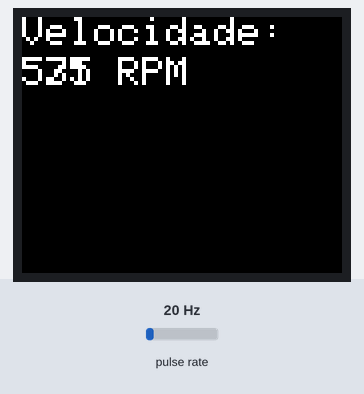
A sketch run on a simulated Arduino Uno, built with avr-gcc and run on an emulated ATmega328P. On the bench: 160×128 colour display. Wiring (inferred from the names in the program): pulse sensor: data pin 2. The inputs (shaded band) are chosen by the test bench; at power-on: pulse rate 20 Hz.

Above: at 1.3 s.
1.4 s: pulse rate (sensor on pin 2) set to 4 Hz
At 2.9 s:
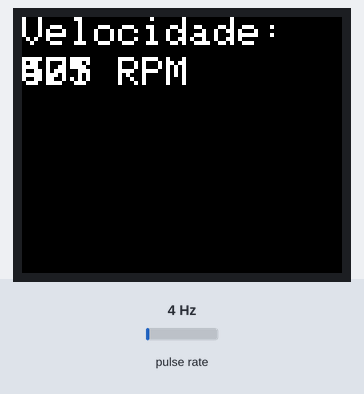
4.4 s: pulse rate (sensor on pin 2) set to 50 Hz
At 7.3 s:
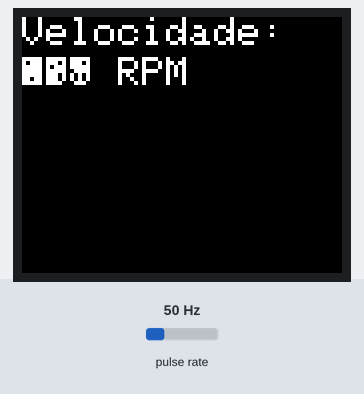
7.4 s: pulse rate (sensor on pin 2) set to 100 Hz
At 13.9 s:
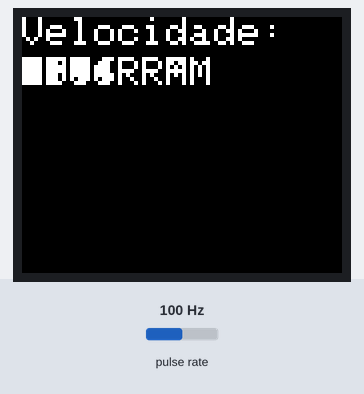
Timing chart, 0 to 15.4 s (numbered marks = the images above; inputs shaded):
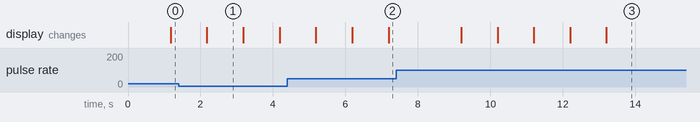

The sketch:

sistema_cadencia.ino
```cpp
#include <Adafruit_GFX.h>
#include <Adafruit_ST7735.h>

// define os pinos de entrada do sensor
const int sensorPin = 2;

// inicializa as variáveis
unsigned int rpm;
unsigned long timeold;
volatile int pulses;

// configuração do display TFT
#define TFT_CS 10
#define TFT_RST 9
#define TFT_DC 8
Adafruit_ST7735 tft = Adafruit_ST7735(TFT_CS, TFT_DC, TFT_RST);

void setup() {
  Serial.begin(9600); // inicia a comunicação serial
  attachInterrupt(digitalPinToInterrupt(sensorPin), rpm_fan, RISING); // configura a interrupção
  timeold = millis(); // inicializa o tempo

  tft.initR(INITR_BLACKTAB); // inicializa o display
  tft.setRotation(1); // define a orientação do display
  tft.fillScreen(ST7735_BLACK); // preenche a tela de preto
  tft.setTextSize(2); // define o tamanho do texto
}

void loop() {
  // calcula a velocidade em RPM (rotações por minuto)
  rpm = 30*1000/(millis() - timeold)*pulses;

  // exibe a velocidade no display TFT
  tft.setCursor(0, 0);
  tft.setTextColor(ST7735_WHITE);
  tft.print("Velocidade:");
  tft.setCursor(0, 20);
  tft.print(rpm);
  tft.print(" RPM");

  // espera 1 segundo antes de calcular a velocidade novamente
  delay(1000);
}

void rpm_fan() {
  // incrementa o contador de pulsos quando o sensor detecta uma rotação completa do pedal
  pulses++;
}
```

Measured:
- what the display in image 1 shows lasts 1.0 s, from 2.2 s to 3.2 s
